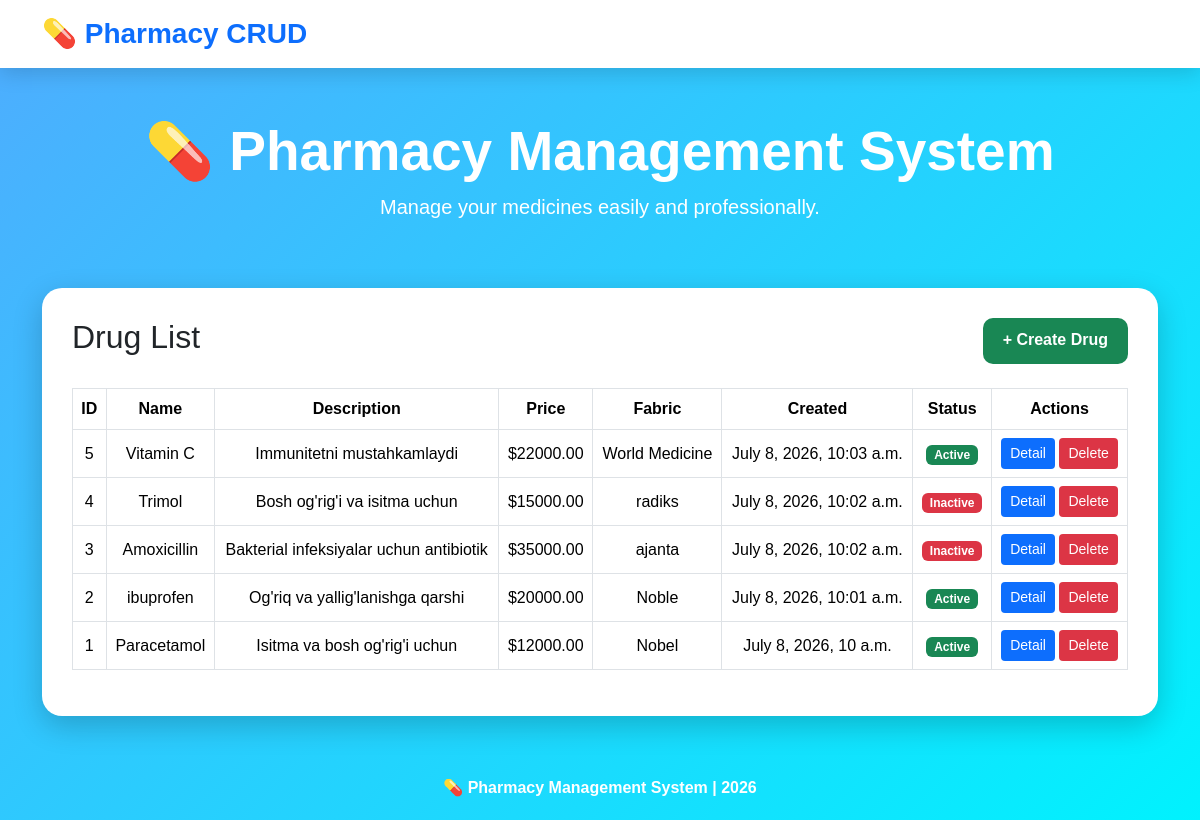
The app's page /dori/list/ with its own data.
### dori/models.py (models this page shows, shortened)
class Drug(models.Model):
    name = models.CharField(max_length=100)
    desc = models.TextField()
    price = models.DecimalField(max_digits=10, decimal_places=2)
    fabric = models.CharField(max_length=50)
    created_at = models.DateTimeField(auto_now_add=True)
    is_active = models.BooleanField(default=True)
    class Meta:
        verbose_name = "Drug"
        verbose_name_plural = "Drugs"
        ordering = ["-created_at"]

### dori/views.py (the view)
# urls.py: path("list/", drug_list, name="drug_list"),
def drug_list(request):
    drugs = Drug.objects.all()
    return render(request, "list_drug.html", {"drugs": drugs})

### templates/list_drug.html (shortened to what this page needs)
<!DOCTYPE html>
<html lang="en">
<head>
    <link href="https://cdn.jsdelivr.net/npm/bootstrap@5.3.3/dist/css/bootstrap.min.css" rel="stylesheet">
</head>
<body>
<nav class="navbar navbar-expand-lg">
    <div class="container">
        <a class="navbar-brand fw-bold text-primary fs-3" href="#">
            💊 Pharmacy CRUD
        </a>
    </div>
</nav>
<div class="hero">
    <h1>💊 Pharmacy Management System</h1>
    <p>Manage your medicines easily and professionally.</p>
</div>
<div class="container">
    <div class="table-box">
        <div class="d-flex justify-content-between mb-4">
            <h2>Drug List</h2>
            <a href="{% url 'create_drug' %}" class="btn-create">
                + Create Drug
            </a>
        </div>
        <table class="table table-bordered table-hover align-middle">
            <thead>
            <tr>
                <th>ID</th>
                <th>Name</th>
                <th>Description</th>
                <th>Price</th>
                <th>Fabric</th>
                <th>Created</th>
                <th>Status</th>
                <th>Actions</th>
            </tr>
            </thead>
            <tbody>
            {% for drug in drugs %}
            <tr>
                <td>{{ drug.id }}</td>
                <td>{{ drug.name }}</td>
                <td>{{ drug.desc }}</td>
                <td>${{ drug.price }}</td>
                <td>{{ drug.fabric }}</td>
                <td>{{ drug.created_at }}</td>
                <td>
                    {% if drug.is_active %}
                        <span class="badge bg-success">Active</span>
                    {% else %}
                        <span class="badge bg-danger">Inactive</span>
                    {% endif %}
                </td>
                <td>
                    <a href="{% url 'detail_drug' drug.id %}" class="btn btn-detail btn-sm">
                        Detail
                    </a>
                    <a href="{% url 'delete_drug' drug.id %}" class="btn btn-delete btn-sm">
                        Delete
                    </a>
                </td>
            </tr>
            {% empty %}
            <tr>
                <td colspan="8">
                    <h4>No Drugs Found</h4>
                </td>
            </tr>
            {% endfor %}
            </tbody>
        </table>
    </div>
</div>
<footer>
    💊 Pharmacy Management System | 2026
</footer>
</body>
</html>

### templates/list_drug.html (style rules this page uses)
body { background: linear-gradient(135deg,#4facfe,#00f2fe); min-height:100vh; font-family:Arial, Helvetica, sans-serif; }
.navbar { background:white; box-shadow:0 5px 20px rgba(0,0,0,.15); }
.hero { text-align:center; color:white; padding:50px; }
.hero h1 { font-size:55px; font-weight:bold; }
.hero p { font-size:20px; }
.table-box { background:white; border-radius:20px; padding:30px; box-shadow:0 10px 30px rgba(0,0,0,.2); }
table { text-align:center; }
th { background:#0d6efd; color:white; }
.btn-create { background:#198754; color:white; font-weight:bold; border-radius:10px; padding:10px 20px; text-decoration:none; }
.btn-detail { background:#0d6efd; color:white; }
.btn-delete { background:#dc3545; color:white; }
footer { text-align:center; color:white; margin-top:40px; padding:20px; font-weight:bold; }

### records on screen
Drug: id "5", name "Vitamin C", desc "Immunitetni mustahkamlaydi", price "22000.00", fabric "World Medicine", created_at "July 8, 2026, 10:03 a.m.", is_active "Active"
Drug: id "4", name "Trimol", desc "Bosh og'rig'i va isitma uchun", price "15000.00", fabric "radiks", created_at "July 8, 2026, 10:02 a.m.", is_active "Inactive"
Drug: id "3", name "Amoxicillin", desc "Bakterial infeksiyalar uchun antibiotik", price "35000.00", fabric "ajanta", created_at "July 8, 2026, 10:02 a.m.", is_active "Inactive"
Drug: id "2", name "ibuprofen", desc "Og'riq va yallig'lanishga qarshi", price "20000.00", fabric "Noble", created_at "July 8, 2026, 10:01 a.m.", is_active "Active"
Drug: id "1", name "Paracetamol", desc "Isitma va bosh og'rig'i uchun", price "12000.00", fabric "Nobel", created_at "July 8, 2026, 10 a.m.", is_active "Active"
